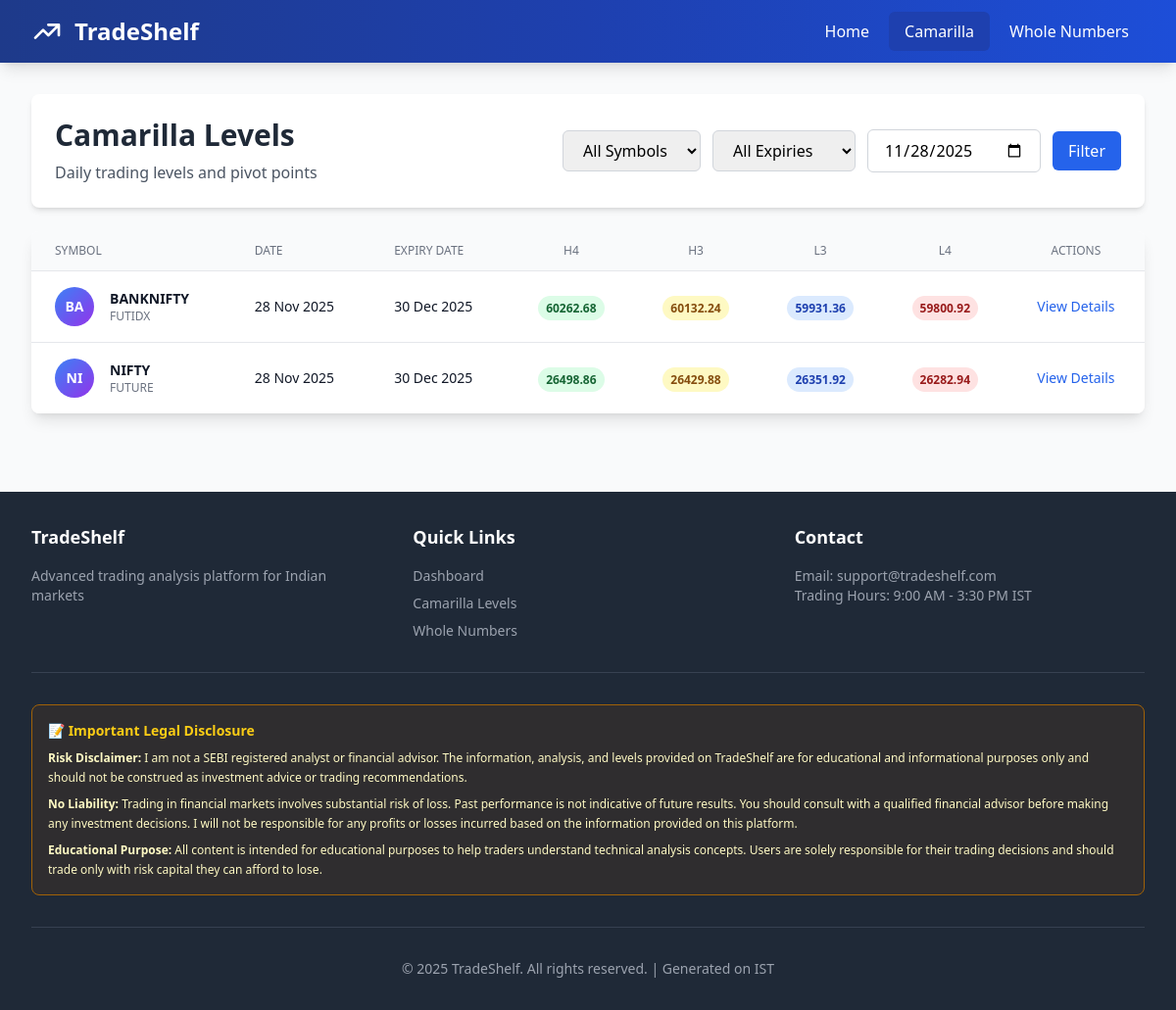
/camarilla/, run on the app's committed database.
### trading/models.py (models this page shows, shortened)
class CamarillaLevel(models.Model):
    symbol = models.ForeignKey(TradingSymbol, on_delete=models.CASCADE, related_name='camarilla_levels')
    expiry_date = models.ForeignKey(SymbolExpiry, on_delete=models.CASCADE, null=True, blank=True,
                                    related_name='camarilla_levels')
    trade_date = models.DateField(db_index=True)
    prev_open = models.DecimalField(max_digits=12, decimal_places=2, null=True, blank=True)
    prev_high = models.DecimalField(max_digits=12, decimal_places=2)
    prev_low = models.DecimalField(max_digits=12, decimal_places=2)
    prev_close = models.DecimalField(max_digits=12, decimal_places=2)
    h4_level = models.DecimalField(max_digits=12, decimal_places=2)
    h4_sl = models.DecimalField(max_digits=12, decimal_places=2)
    h4_target1 = models.DecimalField(max_digits=12, decimal_places=2)
    h4_target2 = models.DecimalField(max_digits=12, decimal_places=2)
    h4_target3 = models.DecimalField(max_digits=12, decimal_places=2)
    h3_level = models.DecimalField(max_digits=12, decimal_places=2)
    h3_sl = models.DecimalField(max_digits=12, decimal_places=2)
    h3_target1 = models.DecimalField(max_digits=12, decimal_places=2)
    h3_target2 = models.DecimalField(max_digits=12, decimal_places=2)
    h3_target3 = models.DecimalField(max_digits=12, decimal_places=2)
    l3_level = models.DecimalField(max_digits=12, decimal_places=2)
    l3_sl = models.DecimalField(max_digits=12, decimal_places=2)
    l3_target1 = models.DecimalField(max_digits=12, decimal_places=2)
    l3_target2 = models.DecimalField(max_digits=12, decimal_places=2)
    l3_target3 = models.DecimalField(max_digits=12, decimal_places=2)
    l4_level = models.DecimalField(max_digits=12, decimal_places=2)
    l4_sl = models.DecimalField(max_digits=12, decimal_places=2)
    l4_target1 = models.DecimalField(max_digits=12, decimal_places=2)
    l4_target2 = models.DecimalField(max_digits=12, decimal_places=2)
    l4_target3 = models.DecimalField(max_digits=12, decimal_places=2)
    email_sent = models.BooleanField(default=False)
    created_at = models.DateTimeField(auto_now_add=True)
    updated_at = models.DateTimeField(auto_now=True)
    class Meta:
        db_table = 'camarilla_levels'
        unique_together = ['symbol', 'trade_date', 'expiry_date']
        ordering = ['-trade_date', 'symbol']

class TradingSymbol(models.Model):
    symbol = models.CharField(max_length=50, unique=True, db_index=True)
    name = models.CharField(max_length=200, blank=True)
    instrument_type = models.CharField(max_length=50, choices=[
        ('STOCK', 'Stock'),
        ('FUTURE', 'Future'),
        ('OPTION', 'Option'),
        ('FUTIDX', 'Future Index'),
        ('FUTSTK', 'Future Stock'),
    ], default='FUTIDX')
    is_active = models.BooleanField(default=True)
    created_at = models.DateTimeField(auto_now_add=True)
    updated_at = models.DateTimeField(auto_now=True)
    class Meta:
        db_table = 'trading_symbols'
        ordering = ['symbol']

class SymbolExpiry(models.Model):
    symbol = models.ForeignKey(TradingSymbol, on_delete=models.CASCADE, related_name='expiries')
    expiry_date = models.DateField()
    is_active = models.BooleanField(default=True)
    created_at = models.DateTimeField(auto_now_add=True)
    class Meta:
        unique_together = ['symbol', 'expiry_date']
        verbose_name_plural = "Symbol expiries"

### trading/views.py (the view, shortened to what this page needs)
# urls.py: path('camarilla/', views.camarilla_levels_view, name='camarilla_levels'),
def camarilla_levels_view(request):
    symbol_filter = request.GET.get('symbol', '')
    date_filter = request.GET.get('date', '')
    expiry_filter = request.GET.get('expiry', '')
    camarilla_levels = CamarillaLevel.objects.select_related('symbol', 'expiry_date').order_by('-trade_date', 'symbol')
    if symbol_filter:
        camarilla_levels = camarilla_levels.filter(symbol__symbol__icontains=symbol_filter)
    if date_filter:
        camarilla_levels = camarilla_levels.filter(trade_date=date_filter)
    symbols = TradingSymbol.objects.filter(is_active=True)
    expiries = SymbolExpiry.objects.filter(is_active=True).order_by('-expiry_date')
    context = {
        'camarilla_levels': camarilla_levels,
        'symbols': symbols,
        'expiries': expiries,
        'symbol_filter': symbol_filter,
        'date_filter': date_filter,
        'expiry_filter': expiry_filter,
    }
    return render(request, 'trading/camarilla_list.html', context)

### trading/templates/trading/camarilla_list.html (shortened to what this page needs)
{% extends 'trading/base.html' %}
{% load static %}
{% block content %}
<div class="fade-in">
    <div class="bg-white rounded-lg shadow-md p-6 mb-6">
        <div class="flex flex-col md:flex-row md:items-center md:justify-between">
            <div>
                <h1 class="text-3xl font-bold text-gray-800 mb-2">Camarilla Levels</h1>
                <p class="text-gray-600">Daily trading levels and pivot points</p>
            </div>
            <form method="GET" class="mt-4 md:mt-0">
                <div class="flex flex-col md:flex-row items-start md:items-center space-y-3 md:space-y-0 md:space-x-3">
                    <select name="symbol" class="border border-gray-300 rounded-md px-4 py-2 focus:ring-2 focus:ring-blue-500 w-full md:w-auto">
                        <option value="">All Symbols</option>
                    </select>
                    <select name="expiry" class="border border-gray-300 rounded-md px-4 py-2 focus:ring-2 focus:ring-blue-500 w-full md:w-auto">
                        <option value="">All Expiries</option>
                    </select>
                    <input type="date" name="date" value="{{ date_filter }}"
                           class="border border-gray-300 rounded-md px-4 py-2 focus:ring-2 focus:ring-blue-500 w-full md:w-auto">
                    <button type="submit" class="bg-blue-600 text-white px-4 py-2 rounded-md hover:bg-blue-700 w-full md:w-auto">
                        Filter
                    </button>
                </div>
            </form>
        </div>
    </div>
    {% if camarilla_levels %}
    <div class="bg-white rounded-lg shadow-lg overflow-hidden">
        <div class="overflow-x-auto">
            <table class="min-w-full divide-y divide-gray-200">
                <thead class="bg-gray-50">
                    <tr>
                        <th class="px-6 py-3 text-left text-xs font-medium text-gray-500 uppercase">Symbol</th>
                        <th class="px-6 py-3 text-left text-xs font-medium text-gray-500 uppercase">Date</th>
                        <th class="px-6 py-3 text-left text-xs font-medium text-gray-500 uppercase">Expiry Date</th>
                        <th class="px-6 py-3 text-center text-xs font-medium text-gray-500 uppercase">H4</th>
                        <th class="px-6 py-3 text-center text-xs font-medium text-gray-500 uppercase">H3</th>
                        <th class="px-6 py-3 text-center text-xs font-medium text-gray-500 uppercase">L3</th>
                        <th class="px-6 py-3 text-center text-xs font-medium text-gray-500 uppercase">L4</th>
                        <th class="px-6 py-3 text-center text-xs font-medium text-gray-500 uppercase">Actions</th>
                    </tr>
                </thead>
                <tbody class="bg-white divide-y divide-gray-200">
                    {% for level in camarilla_levels %}
                    <tr class="hover:bg-gray-50 transition-colors">
                        <td class="px-6 py-4 whitespace-nowrap">
                            <div class="flex items-center">
                                <div class="flex-shrink-0 h-10 w-10 bg-gradient-to-br from-blue-500 to-purple-600 rounded-full flex items-center justify-center">
                                    <span class="text-white font-bold text-sm">{{ level.symbol.symbol|slice:":2"|upper }}</span>
                                </div>
                                <div class="ml-4">
                                    <div class="text-sm font-bold text-gray-900">{{ level.symbol.symbol }}</div>
                                    <div class="text-xs text-gray-500">{{ level.symbol.instrument_type }}</div>
                                </div>
                            </div>
                        </td>
                        <td class="px-6 py-4 whitespace-nowrap text-sm text-gray-900">
                            {{ level.trade_date|date:"d M Y" }}
                        </td>
                        <td class="px-6 py-4 whitespace-nowrap text-sm text-gray-900">
                            {% if level.expiry_date %}
                                {{ level.expiry_date.expiry_date|date:"d M Y" }}
                            {% else %}
                                -
                            {% endif %}
                        </td>
                        <td class="px-6 py-4 whitespace-nowrap text-center">
                            <span class="px-2 py-1 text-xs font-semibold rounded-full bg-green-100 text-green-800">
                                {{ level.h4_level }}
                            </span>
                        </td>
                        <td class="px-6 py-4 whitespace-nowrap text-center">
                            <span class="px-2 py-1 text-xs font-semibold rounded-full bg-yellow-100 text-yellow-800">
                                {{ level.h3_level }}
                            </span>
                        </td>
                        <td class="px-6 py-4 whitespace-nowrap text-center">
                            <span class="px-2 py-1 text-xs font-semibold rounded-full bg-blue-100 text-blue-800">
                                {{ level.l3_level }}
                            </span>
                        </td>
                        <td class="px-6 py-4 whitespace-nowrap text-center">
                            <span class="px-2 py-1 text-xs font-semibold rounded-full bg-red-100 text-red-800">
                                {{ level.l4_level }}
                            </span>
                        </td>
                        <td class="px-6 py-4 whitespace-nowrap text-center text-sm font-medium">
                            <a href="{% url 'trading:camarilla_detail' level.pk %}"
                               class="text-blue-600 hover:text-blue-900">View Details</a>
                        </td>
                    </tr>
                    {% endfor %}
                </tbody>
            </table>
        </div>
    </div>
    {% endif %}
</div>
{% endblock %}

### trading/templates/trading/base.html (shortened to what this page needs)
{% load static %}
<!DOCTYPE html>
<html lang="en">
<head>
    <script src="https://cdn.tailwindcss.com"></script>
    <link rel="stylesheet" href="{% static 'trading/css/custom.css' %}">
</head>
<body class="bg-gray-50">
<nav class="bg-gradient-to-r from-blue-900 via-blue-800 to-blue-700 shadow-lg sticky top-0 z-50">
    <div class="max-w-7xl mx-auto px-4 sm:px-6 lg:px-8">
        <div class="flex justify-between h-16">
            <div class="flex items-center">
                <a href="{% url 'trading:dashboard' %}" class="flex items-center">
                    <svg class="w-8 h-8 text-white mr-3" fill="none" stroke="currentColor" viewBox="0 0 24 24">
                        <path stroke-linecap="round" stroke-linejoin="round" stroke-width="2"
                              d="M13 7h8m0 0v8m0-8l-8 8-4-4-6 6"/>
                    </svg>
                    <span class="text-2xl font-bold text-white">TradeShelf</span>
                </a>
            </div>
            <div class="hidden md:flex items-center space-x-1">
                <a href="{% url 'trading:dashboard' %}"
                   class="text-white hover:bg-blue-800 px-4 py-2 rounded-md transition-colors duration-200 {% if request.resolver_match.url_name == 'dashboard' %}bg-blue-800{% endif %}">
                    Home
                </a>
                <a href="{% url 'trading:camarilla_levels' %}"
                   class="text-white hover:bg-blue-800 px-4 py-2 rounded-md transition-colors duration-200 {% if request.resolver_match.url_name == 'camarilla_levels' %}bg-blue-800{% endif %}">
                    Camarilla
                </a>
                <a href="{% url 'trading:whole_number' %}"
                   class="text-white hover:bg-blue-800 px-4 py-2 rounded-md transition-colors duration-200 {% if request.resolver_match.url_name == 'whole_number' %}bg-blue-800{% endif %}">
                    Whole Numbers
                </a>
            </div>
        </div>
    </div>
</nav>
<main class="max-w-7xl mx-auto px-4 sm:px-6 lg:px-8 py-8">
    {% block content %}{% endblock %}
</main>
<footer class="bg-gray-800 text-white mt-12">
    <div class="max-w-7xl mx-auto px-4 sm:px-6 lg:px-8 py-8">
        <div class="grid grid-cols-1 md:grid-cols-3 gap-8">
            <div>
                <h3 class="text-lg font-semibold mb-4">TradeShelf</h3>
                <p class="text-gray-400 text-sm">Advanced trading analysis platform for Indian markets</p>
            </div>
            <div>
                <h3 class="text-lg font-semibold mb-4">Quick Links</h3>
                <ul class="space-y-2 text-sm">
                    <li><a href="{% url 'trading:dashboard' %}" class="text-gray-400 hover:text-white">Dashboard</a>  </li>
                    <li><a href="{% url 'trading:camarilla_levels' %}" class="text-gray-400 hover:text-white">Camarilla Levels</a></li>
                    <li><a href="{% url 'trading:whole_number' %}" class="text-gray-400 hover:text-white">Whole Numbers</a></li>
                </ul>
            </div>
            <div>
                <h3 class="text-lg font-semibold mb-4">Contact</h3>
                <p class="text-gray-400 text-sm">
                    Email: support@tradeshelf.com<br>
                    Trading Hours: 9:00 AM - 3:30 PM IST
                </p>
            </div>
        </div>
        <div class="border-t border-gray-700 mt-8 pt-8">
            <div class="bg-yellow-900 bg-opacity-20 border border-yellow-700 rounded-lg p-4 mb-4">
                <h4 class="text-yellow-400 font-semibold mb-2 text-sm">📝 Important Legal Disclosure</h4>
                <p class="text-yellow-100 text-xs leading-relaxed">
                    <strong>Risk Disclaimer:</strong> I am not a SEBI registered analyst or financial advisor.
                    The information, analysis, and levels provided on TradeShelf are for educational and informational
                    purposes only and should not be construed as investment advice or trading recommendations.
                </p>
                <p class="text-yellow-100 text-xs leading-relaxed mt-2">
                    <strong>No Liability:</strong> Trading in financial markets involves substantial risk of loss.
                    Past performance is not indicative of future results. You should consult with a qualified financial
                    advisor before making any investment decisions. I will not be responsible for any profits or losses
                    incurred based on the information provided on this platform.
                </p>
                <p class="text-yellow-100 text-xs leading-relaxed mt-2">
                    <strong>Educational Purpose:</strong> All content is intended for educational purposes to help
                    traders understand technical analysis concepts. Users are solely responsible for their trading
                    decisions and should trade only with risk capital they can afford to lose.
                </p>
            </div>
            <div class="border-t border-gray-700 mt-8 pt-8 text-center text-sm text-gray-400">
            <p>&copy; 2025 TradeShelf. All rights reserved. | Generated on {{ now|date:"M d, Y H:i" }} IST</p>
        </div>
    </div>
</footer>
</body>
</html>

### trading/static/trading/css/custom.css (style rules this page uses)
.fade-in { animation: fadeIn 0.5s ease-out; }

### trading/templates/trading/base.html (style rules this page uses)
.fade-in { animation: fadeIn 0.5s ease-out; }

### data on the page
CamarillaLevel: symbol.symbol "BA", symbol.symbol "BANKNIFTY", symbol.instrument_type "FUTIDX", trade_date "28 Nov 2025", expiry_date.expiry_date "30 Dec 2025", h4_level "60262.68", h3_level "60132.24", l3_level "59931.36", l4_level "59800.92"
CamarillaLevel: symbol.symbol "NI", symbol.symbol "NIFTY", symbol.instrument_type "FUTURE", trade_date "28 Nov 2025", expiry_date.expiry_date "30 Dec 2025", h4_level "26498.86", h3_level "26429.88", l3_level "26351.92", l4_level "26282.94"
